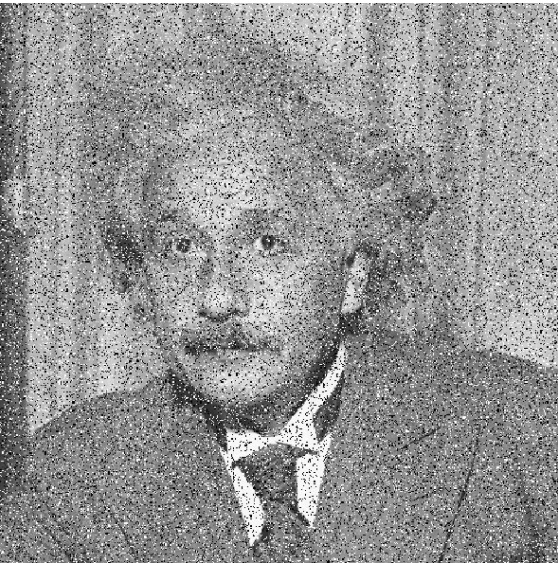
#> input picture median/input.jpg, 558 x 563 px
$ python median.py
#> lines starting #> are read from the running program, lines starting #| are printed output that depends on the picture
import numpy as np
from PIL import Image

def median_filter(image, kernel_size):
    # Convert the image to a numpy array
    image_array = np.array(image)

    # Create a padded version of the image array
    padded_image = np.pad(image_array, kernel_size, 'reflect')

    # Create an empty array to store the output image
    output_image = np.empty_like(image_array)

    # Iterate over the image array and apply the median filter
    for i in range(kernel_size, padded_image.shape[0] - kernel_size):
        for j in range(kernel_size, padded_image.shape[1] - kernel_size):
            # Extract the current kernel
            kernel = padded_image[i - kernel_size:i + kernel_size + 1, j - kernel_size:j + kernel_size + 1]

            # Get the median value of the kernel
            median = np.median(kernel)

            # Set the output pixel value to the median value
            output_image[i - kernel_size, j - kernel_size] = median

    # Convert the output image array back to an image and return it
    return Image.fromarray(output_image)

def load_image(filename):
    # Load the image from the file and return it
#> called with filename = 'input.jpg'
    return Image.open(filename)
#> returned value is the input picture: PIL image 558x563 RGB; min 0, max 255, mean 147.4
#> after the loop in median_filter, `for i in range(kernel_size, padded_image.shape[0] - kernel_size):`:
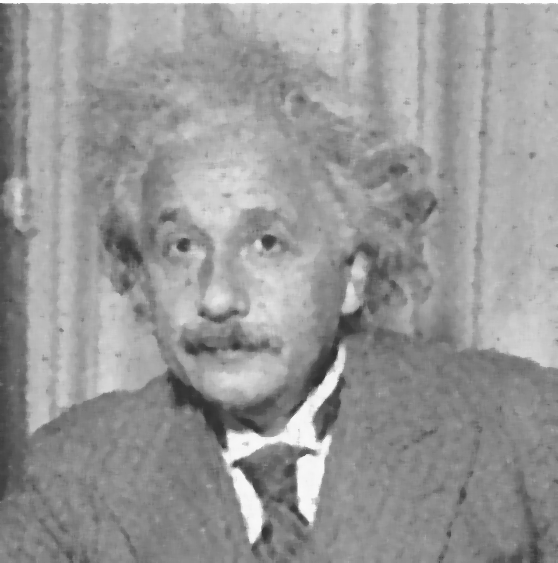
#> output_image: shape (563, 558, 3); min 44, max 255, mean 151.8

def save_image(image, filename):
    # Save the image to the file
    image.save(filename)

# Load the image from a file
image = load_image('input.jpg')

# Apply the median filter to the image
filtered_image = median_filter(image, 3)

# Save the filtered image to a file
save_image(filtered_image, 'output.jpg')
